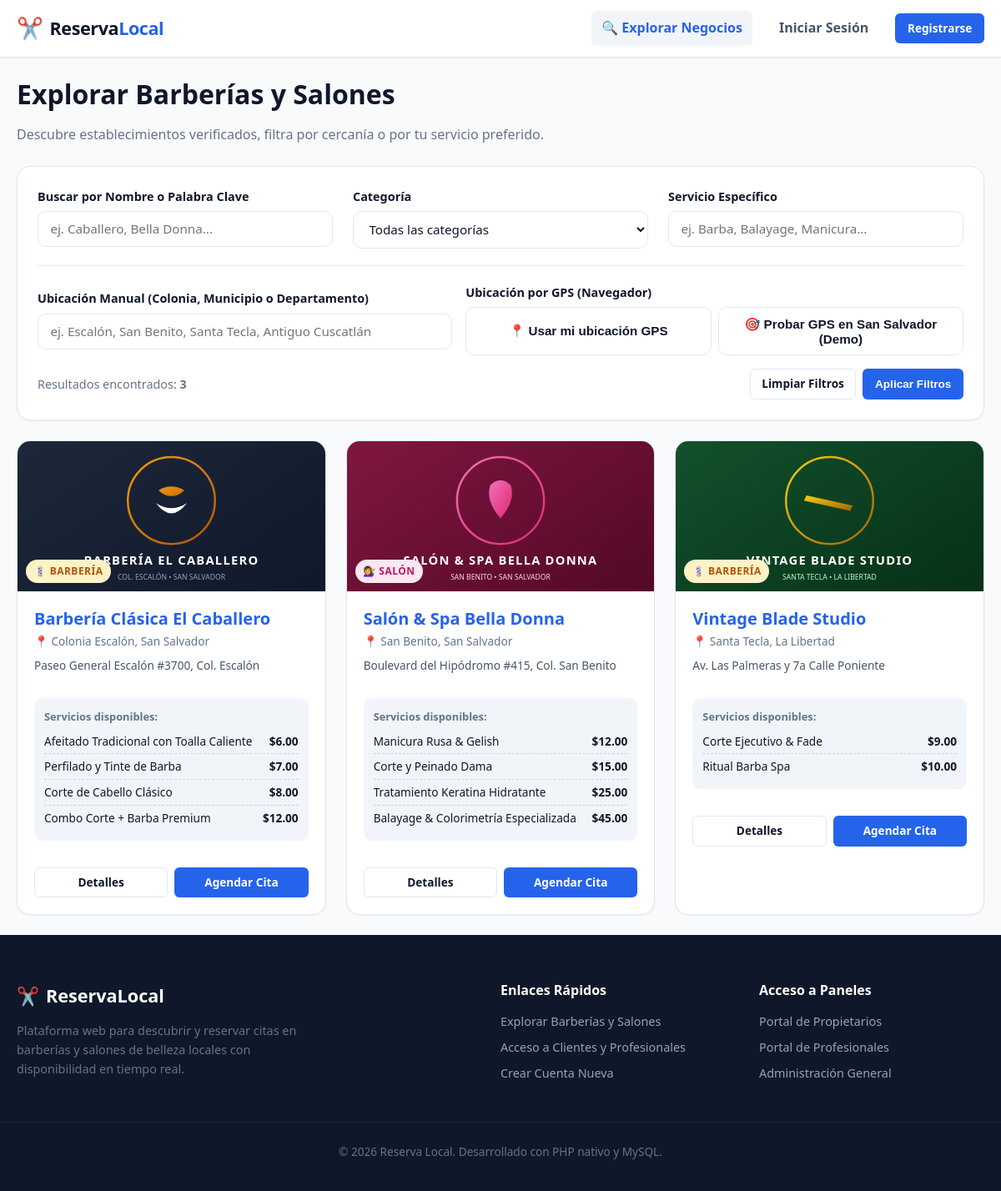
Screenshot of /public/explorar.php with the database file from the repository.
### tables this page shows
CREATE TABLE negocios (
    id INT AUTO_INCREMENT PRIMARY KEY,
    nombre VARCHAR(150) NOT NULL,
    categoria ENUM('barberia', 'salon') NOT NULL,
    descripcion TEXT NULL,
    direccion VARCHAR(255) NOT NULL,
    zona_municipio VARCHAR(100) NOT NULL,
    latitud DECIMAL(10, 7) NOT NULL,
    longitud DECIMAL(10, 7) NOT NULL,
    telefono VARCHAR(30) NULL,
    email VARCHAR(150) NULL,
    zona_horaria VARCHAR(50) NOT NULL DEFAULT 'America/El_Salvador',
    imagen_url VARCHAR(255) NULL,
    estado ENUM('activo', 'inactivo', 'pendiente') NOT NULL DEFAULT 'activo',
    creado_en TIMESTAMP DEFAULT CURRENT_TIMESTAMP,
    actualizado_en TIMESTAMP DEFAULT CURRENT_TIMESTAMP ON UPDATE CURRENT_TIMESTAMP,
    INDEX idx_negocios_cat (categoria),
    INDEX idx_negocios_estado (estado),
    INDEX idx_negocios_zona (zona_municipio),
    INDEX idx_negocios_coords (latitud, longitud)
);

CREATE TABLE servicios (
    id INT AUTO_INCREMENT PRIMARY KEY,
    negocio_id INT NOT NULL,
    nombre VARCHAR(120) NOT NULL,
    descripcion TEXT NULL,
    precio DECIMAL(10, 2) NOT NULL,
    duracion_minutos INT NOT NULL,
    estado ENUM('activo', 'inactivo') NOT NULL DEFAULT 'activo',
    creado_en TIMESTAMP DEFAULT CURRENT_TIMESTAMP,
    FOREIGN KEY (negocio_id) REFERENCES negocios(id) ON DELETE CASCADE,
    INDEX idx_servicios_negocio (negocio_id),
    INDEX idx_servicios_estado (estado)
);

### app/helpers/helpers.php (called while the page is built, shortened)
<?php
if (!function_exists('e')) {
    function e(?string $value): string {
        return htmlspecialchars($value ?? '', ENT_QUOTES, 'UTF-8');
    }
}
if (!function_exists('base_path_url')) {
    function base_path_url(): string {
        $script = $_SERVER['SCRIPT_NAME'] ?? '';
        if (strpos($script, '/reserva-local/public') !== false) {
            return '/reserva-local/public';
        }
        return '';
    }
}
if (!function_exists('url')) {
    function url(string $path = ''): string {
        $base = base_path_url();
        $path = '/' . ltrim($path, '/');
        if ($path === '/' && !empty($base)) {
            return $base . '/';
        }
        return $base . $path;
    }
}
if (!function_exists('asset')) {
    function asset(string $path): string {
        $path = ltrim($path, '/');
        return url('/' . $path);
    }
}
if (!function_exists('format_money')) {
    function format_money(float|int|string $amount): string {
        return '$' . number_format((float)$amount, 2, '.', ',');
    }
}

### app/models/Negocio.php (called while the page is built, shortened)
<?php
class Negocio {
    public static function buscar(array $filters = []): array {
        $pdo = Database::getConnection();
        $lat = isset($filters['lat']) && is_numeric($filters['lat']) ? (float)$filters['lat'] : null;
        $lng = isset($filters['lng']) && is_numeric($filters['lng']) ? (float)$filters['lng'] : null;
        $radioKm = isset($filters['radio']) && is_numeric($filters['radio']) ? (float)$filters['radio'] : 50.0;
        $categoria = !empty($filters['categoria']) ? trim($filters['categoria']) : null;
        $q = !empty($filters['q']) ? trim($filters['q']) : null;
        $servicio = !empty($filters['servicio']) ? trim($filters['servicio']) : null;
        $zona = !empty($filters['zona']) ? trim($filters['zona']) : null;
        $hasCoords = ($lat !== null && $lng !== null);
        $params = [];
        $select = "n.*";
        if ($hasCoords) {
            $select .= ", (6371 * ACOS(
                LEAST(1.0, GREATEST(-1.0,
                    COS(RADIANS(:lat1)) * COS(RADIANS(n.latitud)) * COS(RADIANS(n.longitud) - RADIANS(:lng))
                    + SIN(RADIANS(:lat2)) * SIN(RADIANS(n.latitud))
                ))
            )) AS distancia_km";
            $params[':lat1'] = $lat;
            $params[':lat2'] = $lat;
            $params[':lng'] = $lng;
        } else {
            $select .= ", NULL AS distancia_km";
        }
        $where = ["n.estado = 'activo'"];
        $sql = "SELECT $select FROM negocios n WHERE " . implode(' AND ', $where);
        if ($hasCoords && $radioKm > 0) {
            $sql .= " HAVING distancia_km <= :radio";
            $params[':radio'] = $radioKm;
            $sql .= " ORDER BY distancia_km ASC";
        } elseif ($hasCoords) {
            $sql .= " ORDER BY distancia_km ASC";
        } else {
            $sql .= " ORDER BY n.nombre ASC";
        }
        $stmt = $pdo->prepare($sql);
        $stmt->execute($params);
        $results = $stmt->fetchAll();
        $svcStmt = $pdo->prepare("
            SELECT id, nombre, precio, duracion_minutos
            FROM servicios
            WHERE negocio_id = ? AND estado = 'activo'
            ORDER BY precio ASC
            LIMIT 4
        ");
        foreach ($results as &$negocio) {
            $svcStmt->execute([$negocio['id']]);
            $negocio['servicios_destacados'] = $svcStmt->fetchAll();
        }
        return $results;
    }
}

### public/explorar.php (the view, shortened to what this page needs)
<?php
$q = trim($_GET['q'] ?? '');
$categoria = trim($_GET['categoria'] ?? '');
$servicio = trim($_GET['servicio'] ?? '');
$zona = trim($_GET['zona'] ?? '');
$lat = isset($_GET['lat']) && is_numeric($_GET['lat']) ? (float)$_GET['lat'] : null;
$lng = isset($_GET['lng']) && is_numeric($_GET['lng']) ? (float)$_GET['lng'] : null;
$radio = isset($_GET['radio']) && is_numeric($_GET['radio']) ? (float)$_GET['radio'] : 50.0;
$hasCoords = ($lat !== null && $lng !== null);
$negocios = Negocio::buscar([
    'q' => $q,
    'categoria' => $categoria,
    'servicio' => $servicio,
    'zona' => $zona,
    'lat' => $lat,
    'lng' => $lng,
    'radio' => $radio
]);
require APP_ROOT . '/app/views/layouts/header.php';
?>
<div class="container py-4">
    <div class="mb-4">
        <h1>Explorar Barberías y Salones</h1>
        <p class="text-muted">Descubre establecimientos verificados, filtra por cercanía o por tu servicio preferido.</p>
    </div>
    <div class="card mb-4">
        <div class="card-body">
            <form action="<?= url('/explorar.php') ?>" method="GET" id="formFiltros">
                <div class="grid grid-3">
                    <div class="form-group" style="margin-bottom:0;">
                        <label for="inputQ" class="form-label">Buscar por Nombre o Palabra Clave</label>
                        <input type="text" id="inputQ" name="q" class="form-control" value="<?= e($q) ?>" placeholder="ej. Caballero, Bella Donna...">
                    </div>
                    <div class="form-group" style="margin-bottom:0;">
                        <label for="selectCat" class="form-label">Categoría</label>
                        <select id="selectCat" name="categoria" class="form-control">
                            <option value="">Todas las categorías</option>
                        </select>
                    </div>
                    <div class="form-group" style="margin-bottom:0;">
                        <label for="inputServicio" class="form-label">Servicio Específico</label>
                        <input type="text" id="inputServicio" name="servicio" class="form-control" value="<?= e($servicio) ?>" placeholder="ej. Barba, Balayage, Manicura...">
                    </div>
                </div>
                <div style="border-top: 1px solid var(--border-color); margin-top: 1.25rem; padding-top: 1.25rem;">
                    <div class="d-flex justify-between align-center" style="flex-wrap: wrap; gap: 1rem;">
                        <div style="flex: 1; min-width: 280px;" id="manualLocationGroup">
                            <label for="inputZona" class="form-label">Ubicación Manual (Colonia, Municipio o Departamento)</label>
                            <input type="text" id="inputZona" name="zona" class="form-control" value="<?= e($zona) ?>" placeholder="ej. Escalón, San Benito, Santa Tecla, Antiguo Cuscatlán">
                        </div>
                        <div style="flex: 1.2; min-width: 320px;">
                            <label class="form-label">Ubicación por GPS (Navegador)</label>
                            <div class="d-flex gap-2" style="flex-wrap:wrap;">
                                <button type="button" id="btnGps" class="btn btn-outline" style="flex:1; min-width:160px;">
                                    📍 <?= $hasCoords ? 'Actualizar mi GPS' : 'Usar mi ubicación GPS' ?>
                                </button>
                                <button type="button" id="btnGpsDemo" class="btn btn-outline" style="flex:1; min-width:180px;" title="Simular estar en San Salvador cerca de los negocios demo">
                                    🎯 Probar GPS en San Salvador (Demo)
                                </button>
                            </div>
                        </div>
                    </div>
                </div>
                <div class="d-flex justify-between align-center mt-3">
                    <span class="text-muted" style="font-size:0.9rem;">Resultados encontrados: <strong><?= count($negocios) ?></strong></span>
                    <div class="d-flex gap-2">
                        <a href="<?= url('/explorar.php') ?>" class="btn btn-outline btn-sm">Limpiar Filtros</a>
                        <button type="submit" class="btn btn-primary btn-sm">Aplicar Filtros</button>
                    </div>
                </div>
            </form>
        </div>
    </div>
    <?php if (empty($negocios)): ?>
        <div class="card text-center py-5">
            <div style="font-size: 3rem; margin-bottom: 1rem;">🔍</div>
            <h3>No encontramos resultados</h3>
            <p class="text-muted">Prueba cambiando los términos de búsqueda, ampliando el radio o usando la búsqueda por zona.</p>
            <div class="mt-3">
                <a href="<?= url('/explorar.php') ?>" class="btn btn-primary">Ver Todos los Negocios</a>
            </div>
        </div>
    <?php else: ?>
        <div class="grid grid-3">
            <?php foreach ($negocios as $neg): ?>
                <div class="card business-card card-hover">
                    <div class="business-img-wrapper">
                        <img src="<?= asset($neg['imagen_url'] ?: 'assets/img/barberia-caballero.svg') ?>" alt="<?= e($neg['nombre']) ?>">
                        <span class="badge badge-<?= e($neg['categoria']) ?>" style="position: absolute; bottom: 10px; left: 10px;">
                            <?= $neg['categoria'] === 'barberia' ? '💈 Barbería' : '💇‍♀️ Salón' ?>
                        </span>
                    </div>
                    <div class="business-body">
                        <h3 style="margin-bottom: 0.25rem;">
                            <a href="<?= url('/negocio.php?id=' . $neg['id']) ?>"><?= e($neg['nombre']) ?></a>
                        </h3>
                        <p class="text-muted" style="font-size: 0.85rem; margin-bottom: 0.5rem;">
                            📍 <?= e($neg['zona_municipio']) ?>
                        </p>
                        <p style="font-size: 0.85rem; color: var(--text-secondary);"><?= e($neg['direccion']) ?></p>
                        <?php if (!empty($neg['servicios_destacados'])): ?>
                            <div class="business-services-list">
                                <strong style="display:block; margin-bottom:0.25rem; font-size:0.8rem; color:var(--text-muted);">Servicios disponibles:</strong>
                                <?php foreach ($neg['servicios_destacados'] as $s): ?>
                                    <div class="business-service-item">
                                        <span><?= e($s['nombre']) ?></span>
                                        <strong><?= format_money($s['precio']) ?></strong>
                                    </div>
                                <?php endforeach; ?>
                            </div>
                        <?php endif; ?>
                        <div class="d-flex gap-2 mt-auto" style="padding-top: 1rem;">
                            <a href="<?= url('/negocio.php?id=' . $neg['id']) ?>" class="btn btn-outline btn-sm" style="flex:1;">Detalles</a>
                            <a href="<?= url('/reservar.php?negocio_id=' . $neg['id']) ?>" class="btn btn-primary btn-sm" style="flex:1;">Agendar Cita</a>
                        </div>
                    </div>
                </div>
            <?php endforeach; ?>
        </div>
    <?php endif; ?>
</div>
<?php require APP_ROOT . '/app/views/layouts/footer.php'; ?>

### rows the page displays
negocios: imagen_url (picture), categoria "💈 BARBERÍA", nombre "Barbería Clásica El Caballero", zona_municipio "Colonia Escalón, San Salvador", direccion "Paseo General Escalón #3700, Col. Escalón"
servicios: nombre "Afeitado Tradicional con Toalla Caliente", precio "$6.00"
servicios: nombre "Perfilado y Tinte de Barba", precio "$7.00"
servicios: nombre "Corte de Cabello Clásico", precio "$8.00"
servicios: nombre "Combo Corte + Barba Premium", precio "$12.00"
negocios: imagen_url (picture), categoria "💇‍♀️ SALÓN", nombre "Salón & Spa Bella Donna", zona_municipio "San Benito, San Salvador", direccion "Boulevard del Hipódromo #415, Col. San Benito"
servicios: nombre "Manicura Rusa & Gelish", precio "$12.00"
servicios: nombre "Corte y Peinado Dama", precio "$15.00"
servicios: nombre "Tratamiento Keratina Hidratante", precio "$25.00"
servicios: nombre "Balayage & Colorimetría Especializada", precio "$45.00"
negocios: imagen_url (picture), categoria "💈 BARBERÍA", nombre "Vintage Blade Studio", zona_municipio "Santa Tecla, La Libertad", direccion "Av. Las Palmeras y 7a Calle Poniente"
servicios: nombre "Corte Ejecutivo & Fade", precio "$9.00"
servicios: nombre "Ritual Barba Spa", precio "$10.00"

### other values shown
count($negocios) "3"
